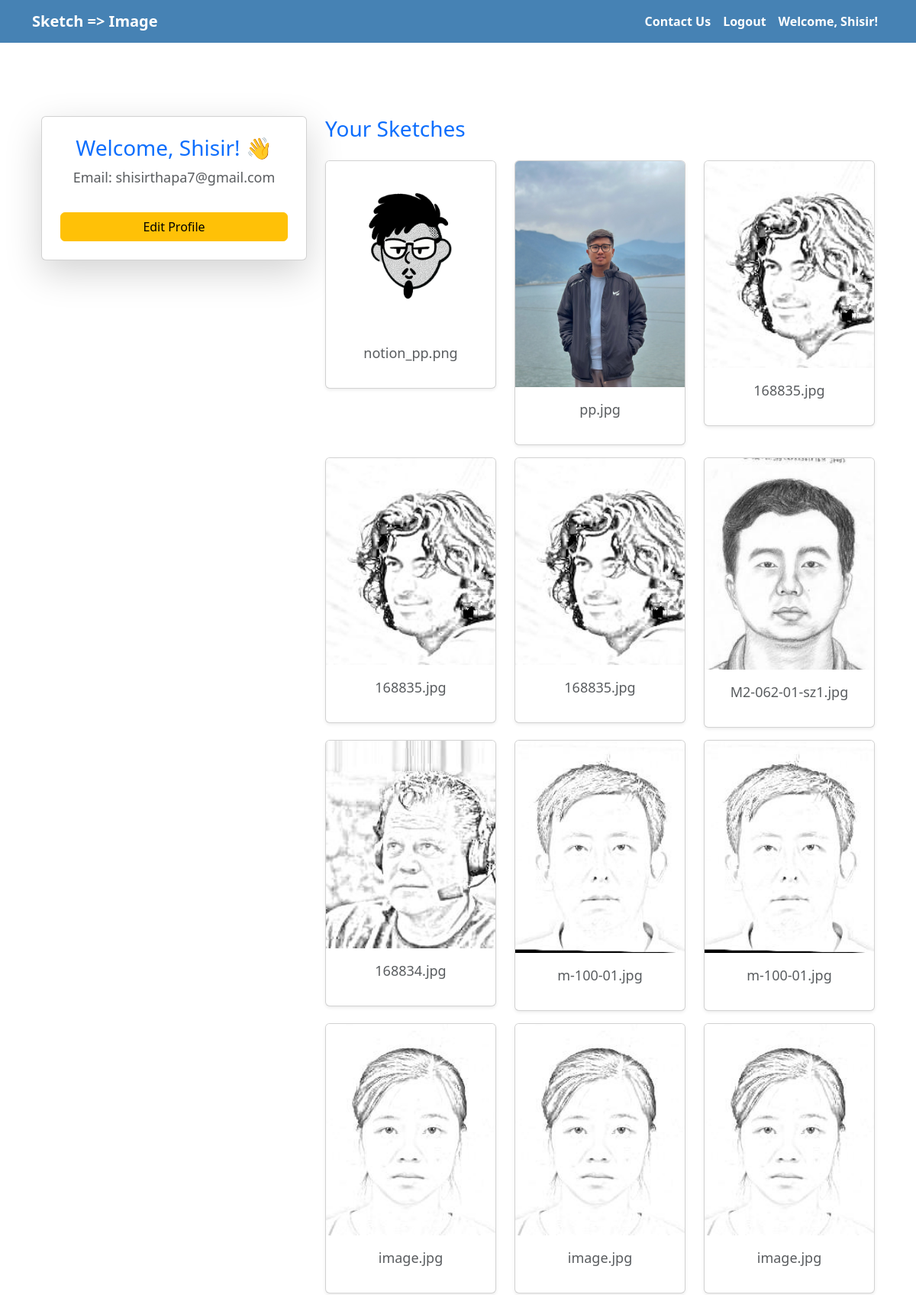
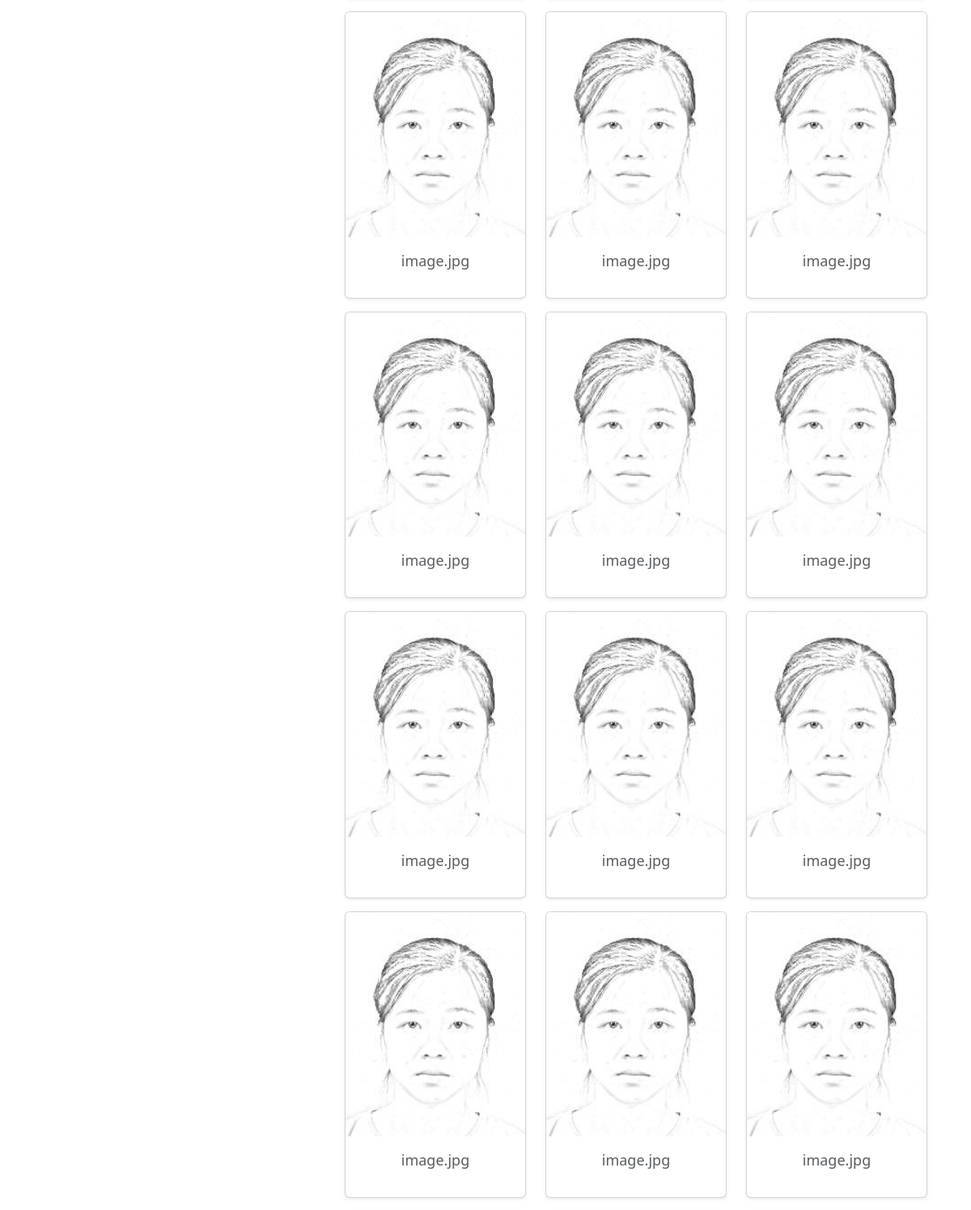
The page /user_portal (signed in, upper part) on the database its author committed (2 pictures, top to bottom).
### app.py (models this page shows)
class User(db.Model):
    id = db.Column(db.Integer, primary_key=True)
    username = db.Column(db.String(150), unique=True, nullable=False)
    email = db.Column(db.String(150), unique=True, nullable=False)
    password = db.Column(db.String(150), nullable=False)
    sketches = db.relationship('Sketch', backref='user', lazy=True)

class Sketch(db.Model):
    id = db.Column(db.Integer, primary_key=True)
    filename = db.Column(db.String(150), nullable=False)
    user_id = db.Column(db.Integer, db.ForeignKey('user.id'), nullable=False)

### app.py (the view)
@app.route('/user_portal')
def user_portal():
    if 'username' not in session:
        return redirect(url_for('login'))
    user = User.query.filter_by(username=session['username']).first()
    if user:
        sketches = Sketch.query.filter_by(user_id=user.id).all()
        return render_template('user_portal.html', user=user, sketches=sketches)
    return redirect(url_for('login'))

### templates/user_portal.html (shortened to what this page needs)
{% extends "base.html" %}
{% block content %}
<div class="container mt-5">
    <div class="row">
        <div class="col-md-4">
            <div class="card shadow-lg p-4 rounded-lg text-center">
                <h3 class="text-primary">Welcome, {{ user.username }}! 👋</h3>
                <p class="text-muted">Email: {{ user.email }}</p>
                <a href="{{ url_for('edit_profile') }}" class="btn btn-warning mt-3">Edit Profile</a>
            </div>
        </div>
        <div class="col-md-8">
            <h3 class="mb-4 text-primary">Your Sketches</h3>
            <div class="row">
                {% if sketches %}
                    {% for sketch in sketches %}
                        <div class="col-md-4 mb-3">
                            <div class="card shadow-sm">
                                <img src="{{ url_for('static', filename='uploads/' + sketch.filename) }}" class="card-img-top" alt="Sketch">
                                <div class="card-body text-center">
                                    <p class="text-muted">{{ sketch.filename }}</p>
                                </div>
                            </div>
                        </div>
                    {% endfor %}
                {% else %}
                    <p class="text-muted">You haven't uploaded any sketches yet.</p>
                {% endif %}
            </div>
        </div>
    </div>
</div>
{% endblock %}

### templates/base.html (shortened to what this page needs)
<!DOCTYPE html>
<html lang="en">
  <head>
    <link
      href="https://cdn.jsdelivr.net/npm/bootstrap@5.3.0-alpha1/dist/css/bootstrap.min.css"
      rel="stylesheet"
    />
  </head>
  <body>
    <nav class="navbar navbar-expand-lg">
      <div class="container">
        <a class="navbar-brand" href="{{ url_for('home') }}">Sketch => Image</a>
        <div
          class="collapse navbar-collapse justify-content-end"
          id="navbarNav"
        >
          <ul class="navbar-nav">
            <li class="nav-item">
              <a class="nav-link" href="{{ url_for('contact') }}">Contact Us</a>
            </li>
            {% if 'username' in session %}
              <li class="nav-item">
                <a class="nav-link" href="{{ url_for('logout') }}">Logout</a>
              </li>
              <li class="nav-item">
                <a class="nav-link user-welcome" href="{{ url_for('user_portal') }}">Welcome, {{ session['username'] }}!</a>
              </li>
            {% else %}
              <li class="nav-item">
                <a class="nav-link" href="{{ url_for('login') }}">Login</a>
              </li>
            {% endif %}
          </ul>
        </div>
      </div>
    </nav>
    <div class="container mt-5 content">{% block content %}{% endblock %}</div>
  </body>
</html>

### templates/base.html (style rules this page uses)
html, body { height: 100%; margin: 0; display: flex; flex-direction: column; }
.navbar { background-color: #4682b4 !important; }
.navbar .nav-link, .navbar-brand { color: white !important; font-weight: bold; }
.content { font-size: 18px; flex: 1; padding-bottom: 20px; }
.navbar .user-welcome { font-size: 16px; font-weight: bold; color: #ffd700; padding-left: 10px; display: inline-block; transition: color 0.3s ease; }
.navbar .navbar-nav .nav-item .nav-link { color: #fff !important; }

### rows shown on the page
User: username "Shisir", email "shisirthapa7@gmail.com"
Sketch: filename (picture), filename "notion_pp.png"
Sketch: filename (picture), filename "pp.jpg"
Sketch: filename (picture), filename "168835.jpg"
Sketch: filename (picture), filename "168835.jpg"
Sketch: filename (picture), filename "168835.jpg"
Sketch: filename (picture), filename "M2-062-01-sz1.jpg"
Sketch: filename (picture), filename "168834.jpg"
Sketch: filename (picture), filename "m-100-01.jpg"
Sketch: filename (picture), filename "m-100-01.jpg"
Sketch: filename (picture), filename "image.jpg"
Sketch: filename (picture), filename "image.jpg"
Sketch: filename (picture), filename "image.jpg"
Sketch: filename (picture), filename "image.jpg"
Sketch: filename (picture), filename "image.jpg"
Sketch: filename (picture), filename "image.jpg"
Sketch: filename (picture), filename "image.jpg"
Sketch: filename (picture), filename "image.jpg"
Sketch: filename (picture), filename "image.jpg"
Sketch: filename (picture), filename "image.jpg"
Sketch: filename (picture), filename "image.jpg"
Sketch: filename (picture), filename "image.jpg"
Sketch: filename (picture), filename "image.jpg"
Sketch: filename (picture), filename "image.jpg"
Sketch: filename (picture), filename "image.jpg"
